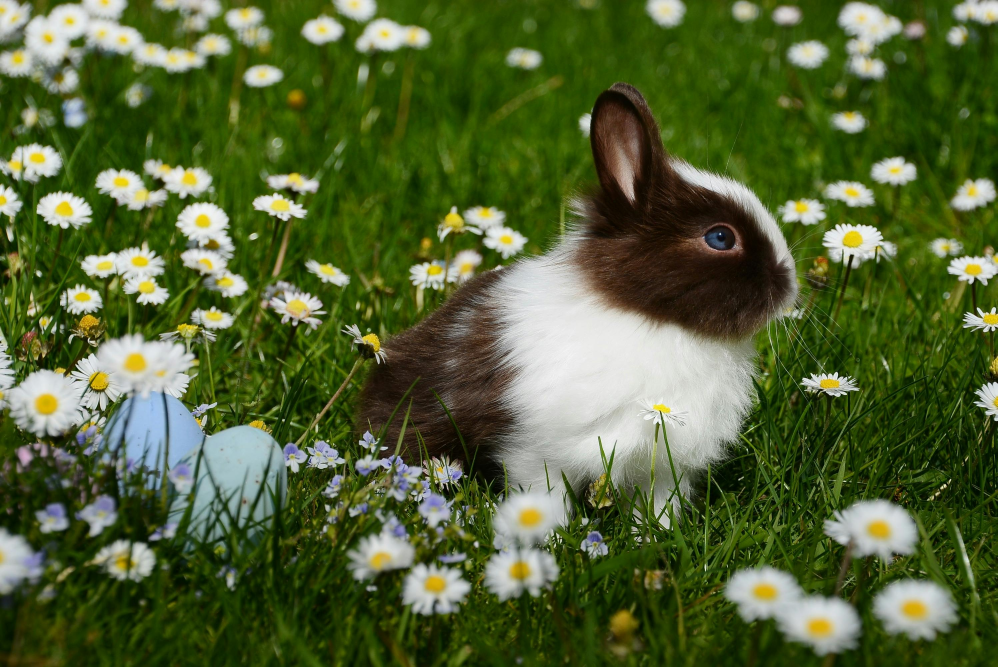
%> input picture input1.jpg, 2992 x 2000 px (shown at 1/3 size)
$ octave Question_1.m   (GNU Octave 9; MATLAB toolbox functions it lacks are replaced by stand-ins)
%> lines starting %> are read from the running program, lines starting %| are printed output that depends on the picture
clear; clc; close all;
% Read two images and convert to grayscale
image1 = rgb2gray(imread('input1.jpg')); % Example image
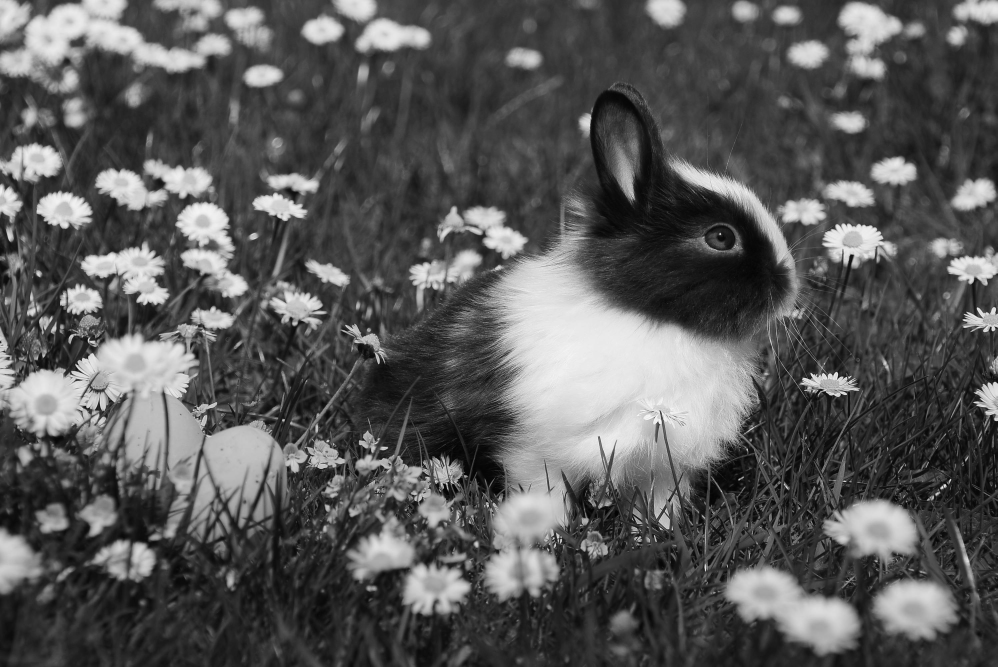
%> image1: size 2000x2992 uint8 (shown at 1/3 size); min 0, max 255, mean 88.5
image2 = rgb2gray(imread('input2.jpg'));   % Example image
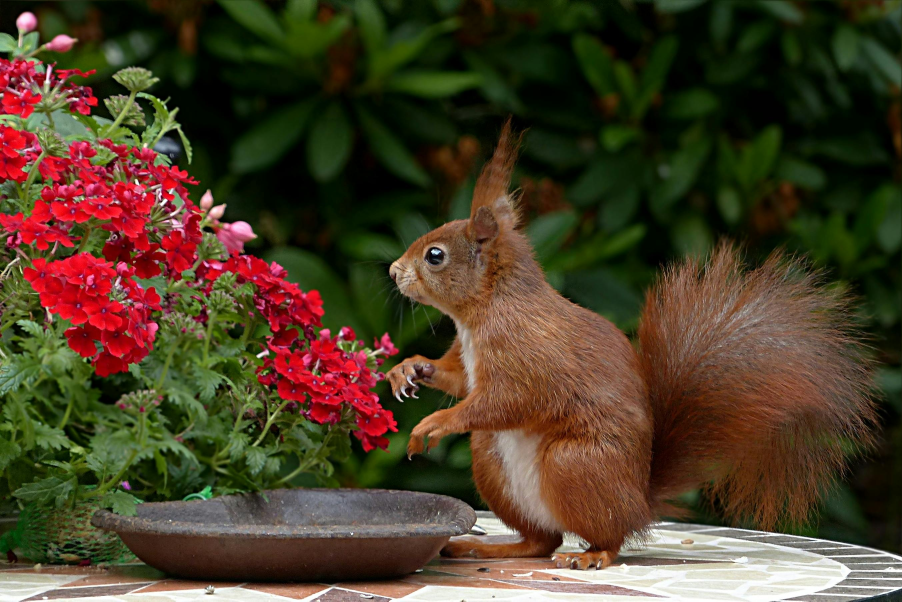
%> input picture input2.jpg, 2706 x 1804 px (shown at 1/3 size)
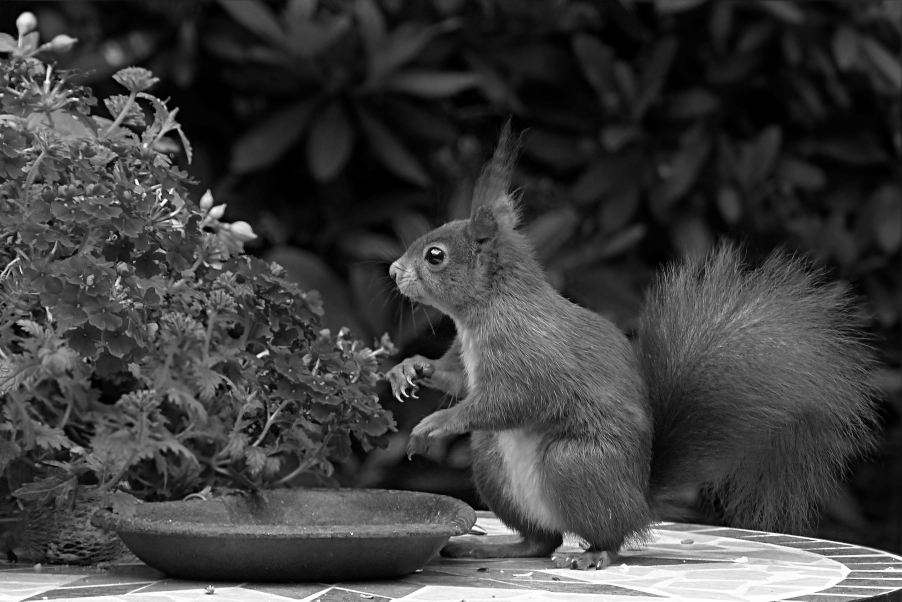
%> image2: size 1804x2706 uint8 (shown at 1/3 size); min 0, max 255, mean 63.1
% Resize images to same size if necessary
image2 = imresize(image2, size(image1));
%> image2: size 2000x2992 uint8
% Compute FFT
fft1 = fft2(double(image1));
fft2 = fft2(double(image2));
% Compute magnitude and phase
mag1 = abs(fft1);
phase1 = angle(fft1);
mag2 = abs(fft2);
phase2 = angle(fft2);
% Swap magnitude and phase
recon1 = real(ifft2(mag1 .* exp(1i * phase2)));
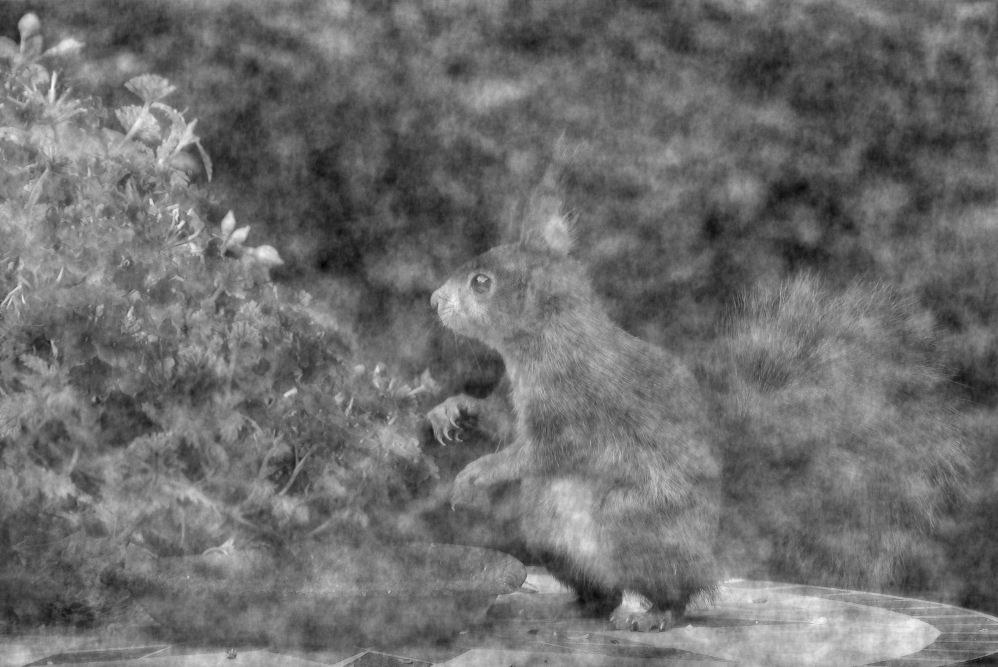
%> recon1: size 2000x2992 double (shown at 1/3 size); min -122, max 364.1, mean 88.5; drawn with min black and max white
recon2 = real(ifft2(mag2 .* exp(1i * phase1)));
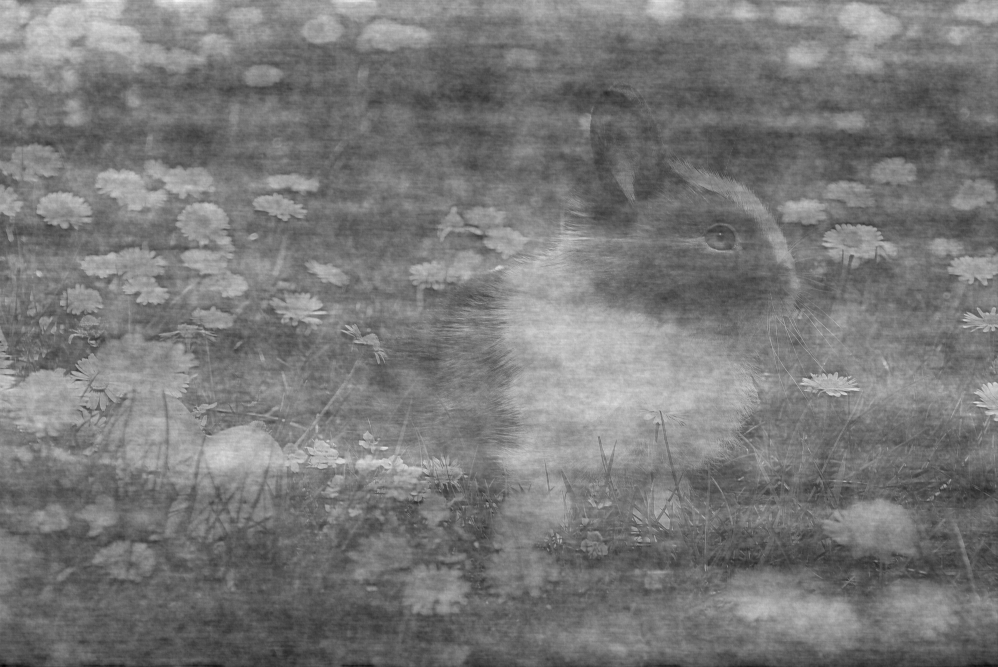
%> recon2: size 2000x2992 double (shown at 1/3 size); min -161.9, max 312.1, mean 63.1; drawn with min black and max white
% Display all images in one figure window
figure;
% fftshift: Centers FFT spectrum by shifting zero-frequency to center
subplot(2,4,1); imshow(image1, []); title('Original Image 1');
subplot(2,4,2); imshow(image2,[]); title('Original Image 2');
subplot(2,4,3); imshow(log(1+fftshift(mag1)), []); title('Magnitude 1');
%> after `imshow(log(1+fftshift(mag1)), [])`:
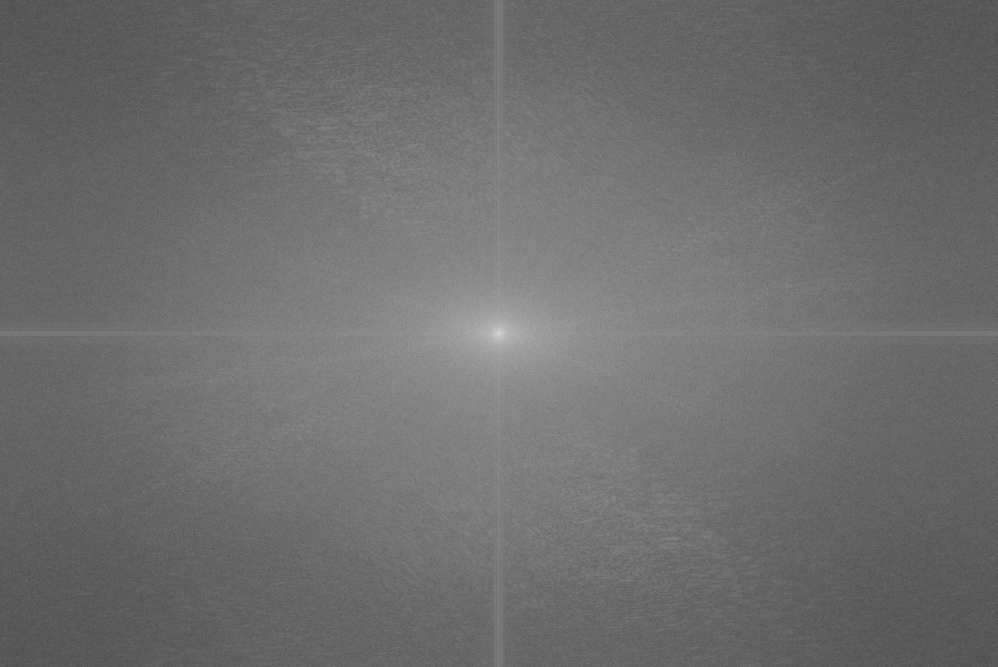
%> displayed picture: size 2000x2992, on the screen's scale of 0 to 255 (shown at 1/3 size); min 0, max 255, mean 109.6
subplot(2,4,4); imshow(log(1+fftshift(mag2)), []); title('Magnitude 2');

subplot(2,4,5); imshow((fftshift(phase1)), []); title('Phase 1');
subplot(2,4,6); imshow((fftshift(phase2)), []); title('Phase 2');
%> after `imshow((fftshift(phase2)), [])`:
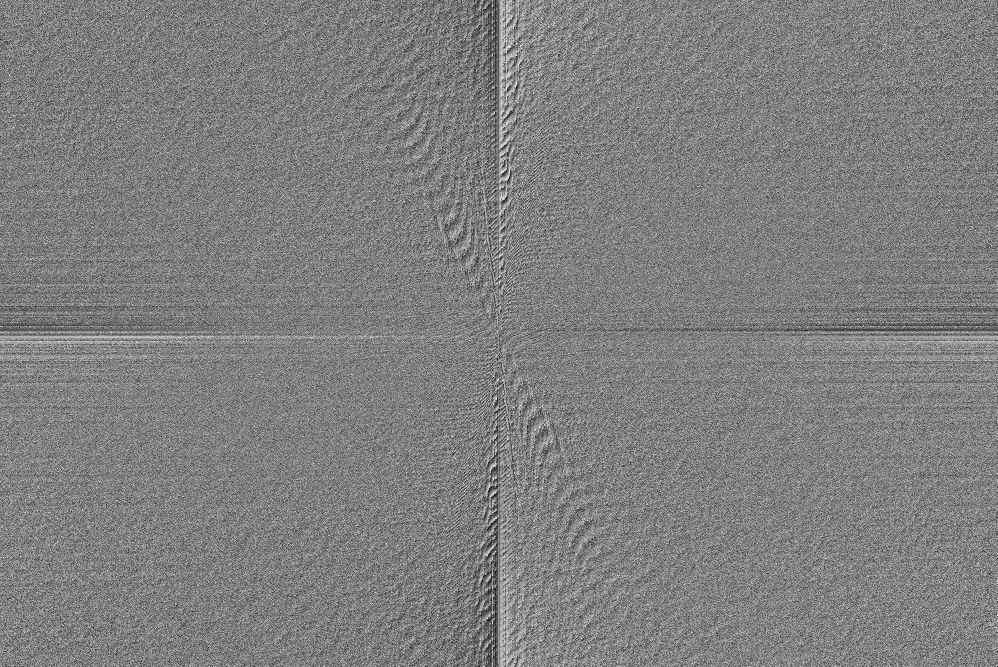
%> displayed picture: size 2000x2992, on the screen's scale of 0 to 255 (shown at 1/3 size); min 0, max 255, mean 127.5; mean of the top-left, top-right, bottom-left and bottom-right quarters 124.8, 127.7, 127.2, 130.3
subplot(2,4,7); imshow(recon1, []); title('Mag1 + Phase2');
subplot(2,4,8); imshow(recon2, []); title('Mag2 + Phase1');
set(gcf, 'Position', get(0, 'Screensize')); % Maximize figure
